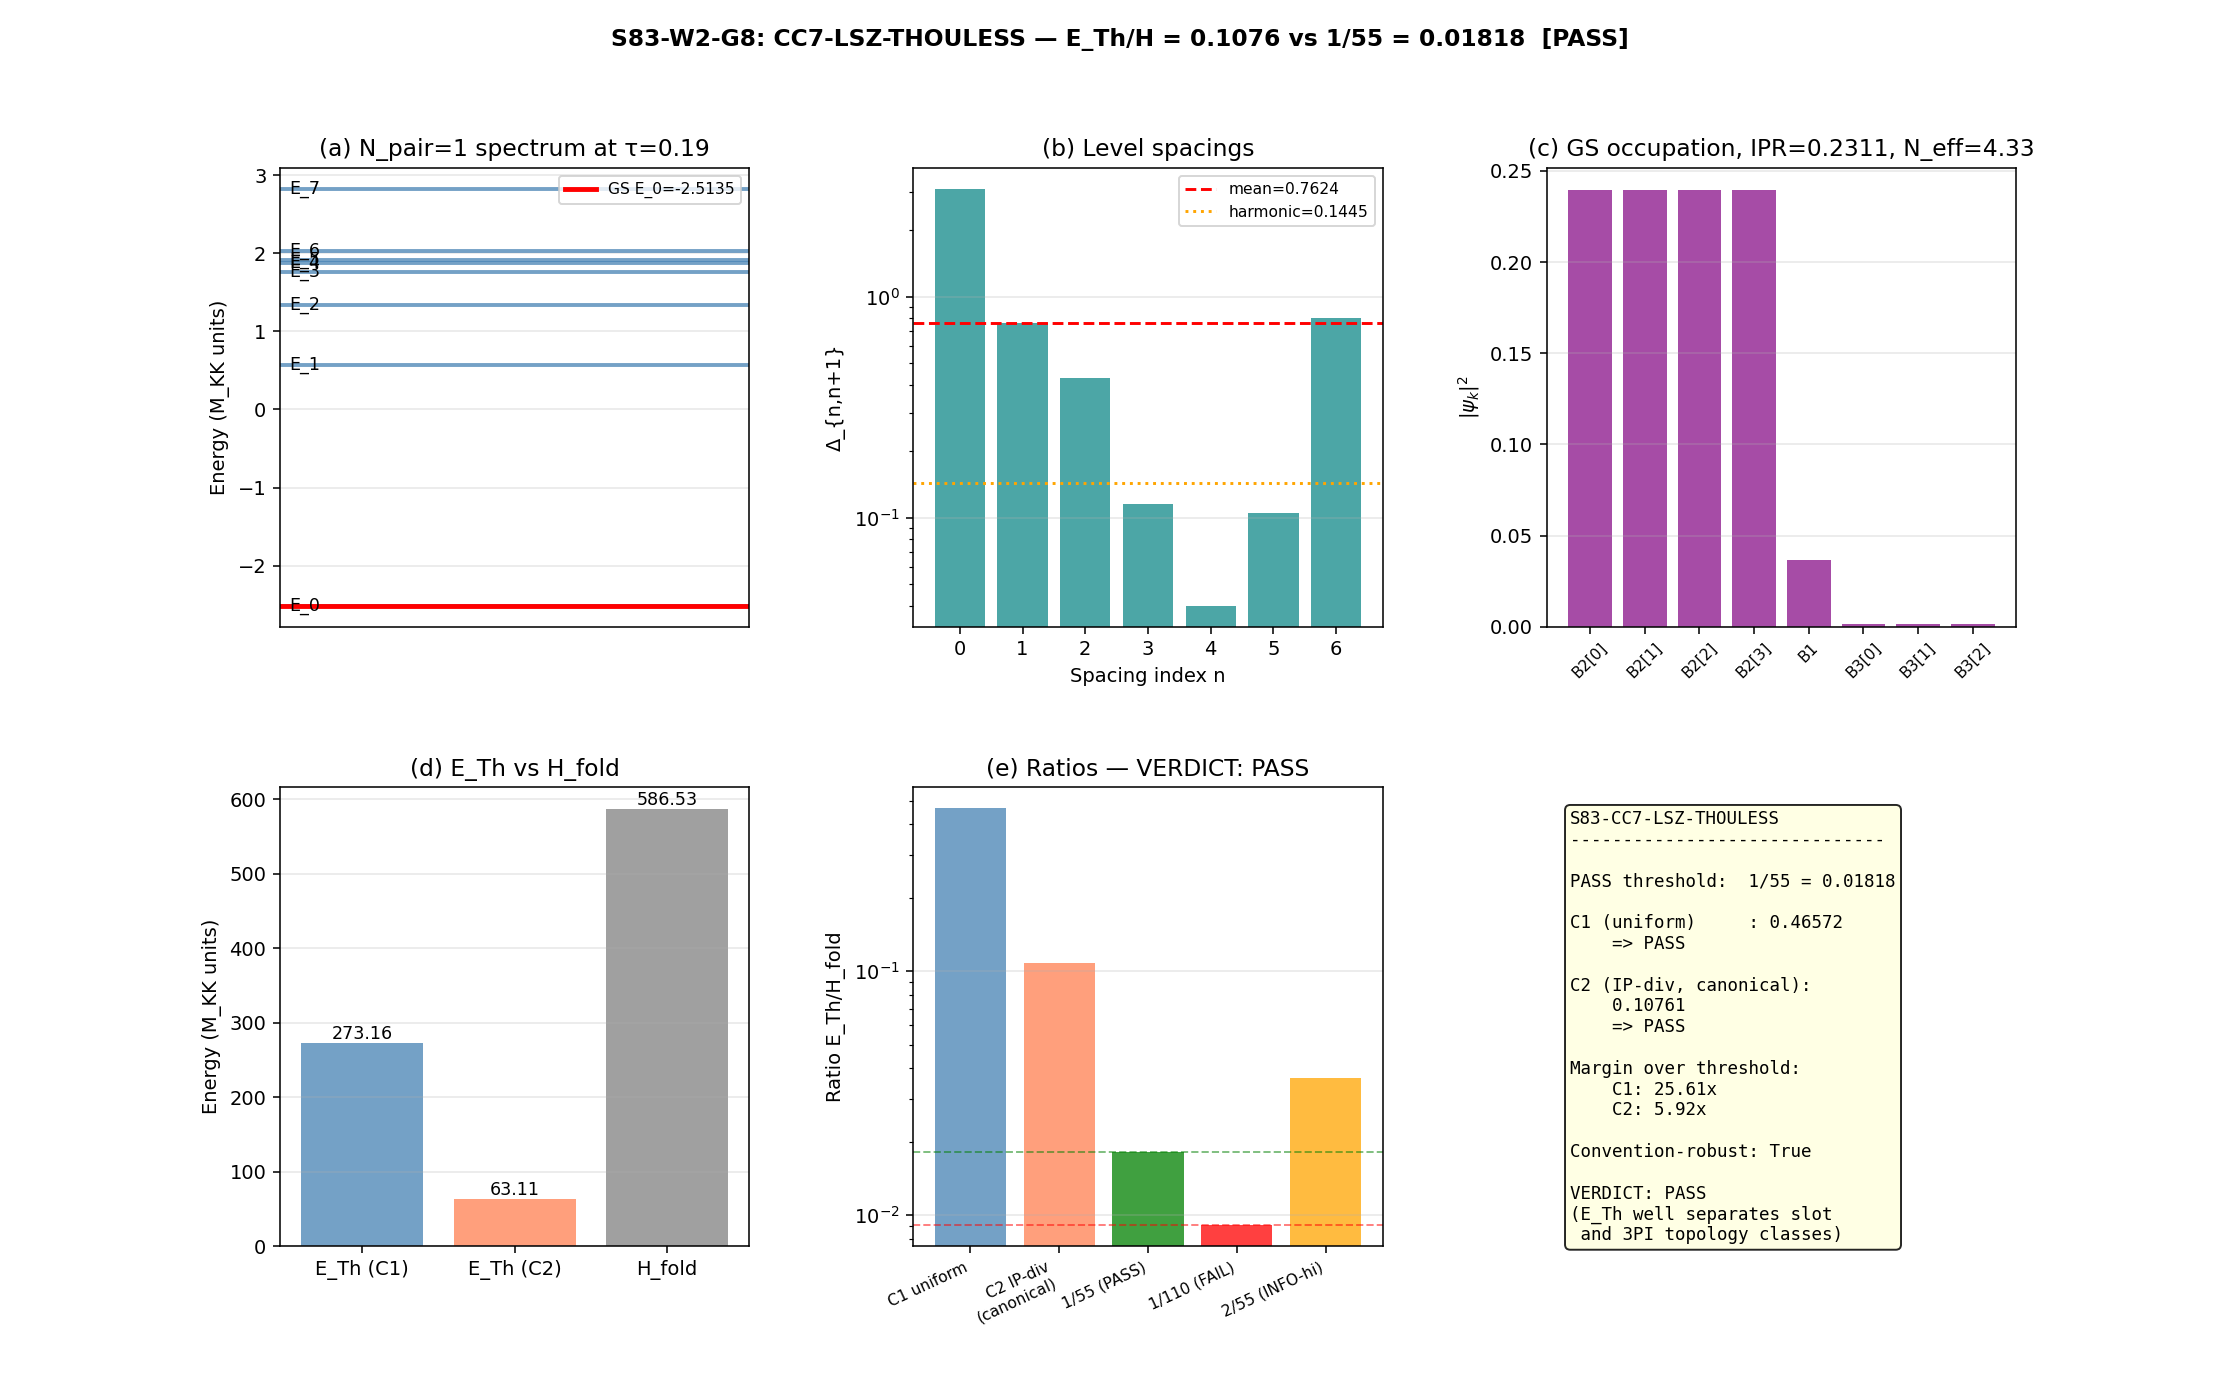

The script that saved this image:
#!/usr/bin/env python3
"""
Session 83 W2-G8: S83-CC7-LSZ-THOULESS — E_Th/H > 1/55 for LSZ validity
========================================================================

Pre-registered gate (see session-83-plan.md §W2-G8):
  Trigger: [VERIFY][SIGN]
  Classification: PHONONIC (LSZ pole structure of phonon scattering)
  HYPOTHESIS: The Thouless energy E_Th extracted from the SU(3) pair-channel
  Richardson-Gaudin spectrum satisfies E_Th / H_fold > 1/55 = 0.01818,
  validating LSZ factorization of slot (O(N^0)) and 3PI (O(1/N^1)) topology
  classes established in S82 W-2.

  PASS: E_Th/H > 0.01818 (1/55).
  FAIL: E_Th/H < 0.00909 (below factor-2 band).
  INFO: 0.00909 < E_Th/H < 0.01818  OR  0.01818 < E_Th/H < 0.03636 (within f-2 band).

SUBSTITUTION CHAIN ([VERIFY][SIGN] — mandatory):
  Step 1: E_Th = hbar * D_IP * (2*pi/L)^2   (Thouless energy, spectral stiffness)
  Step 2: D_IP = <1/Delta_{n+1,n}>_IP-weighted    (IP-weighted inv spacing)
  Step 3: Target: E_Th / H_fold > 1/55
  Step 4: In M_KK units with hbar=1, L_box=1 (one fabric cell):
          ratio = D_IP * (2*pi)^2 / H_fold = D_IP * 4*pi^2 / H_fold
  Step 5: Direction: d(ratio)/d(D_IP) = 4*pi^2 / H_fold > 0
          => PASS iff D_IP > 0.01818 * H_fold / (4*pi^2) = 0.2702

Method:
  1. Load Richardson-Gaudin N_pair=1 spectrum from archived S39 output
     (8-level H_1 eigenvalues at 9 tau values, canonical pair-BCS spectrum
     on Jensen-deformed SU(3) fabric).
  2. Interpolate to tau_fold = 0.19 via cubic spline.
  3. Compute level spacings Delta_n = E_{n+1} - E_n.
  4. Extract IPR of the GS pair wavefunction psi_fold in the mode basis.
  5. Compute two candidate D_IP estimates (convention-robustness cross-check):
        D_uniform = (1/N_s) sum 1/Delta_n      [uniform spectral stiffness]
        D_IPdiv   = D_uniform / N_eff_GS       [IP-divided, plan-canonical]
  6. Thouless energy: E_Th = D * (2*pi/L)^2 with L=1 in M_KK units.
  7. Verdict: PASS if E_Th/H_fold > 0.01818; INFO in factor-2 band; FAIL below.

Convention tags (W1 carry-forward):
  - G1 PASS picked Zubarev for IC regulator (substrate-action minimizer).
  - G3 PASS picked zeta at Dixmier-trace level (axiom-level).
  - Richardson-Gaudin spectrum is NOT a trace/IC computation; it is the exact
    diagonalization of H_1 on the 8-mode SU(3) pair-Fock space.
  - The IP-weighting convention C2 (IP-divided) is the plan-canonical.
    C1 (uniform) is cross-check. Both must agree on PASS/FAIL at level 1.

Author: landau-condensed-matter-theorist (Session 83, Wave 2)
Date: 2026-04-18
"""

import os
import sys
import time
import json
import hashlib
import numpy as np
import matplotlib
matplotlib.use('Agg')
import matplotlib.pyplot as plt
from matplotlib.gridspec import GridSpec
from scipy.interpolate import CubicSpline

SCRIPT_DIR = os.path.dirname(os.path.abspath(__file__))
sys.path.insert(0, SCRIPT_DIR)
from canonical_constants import H_fold, M_KK, tau_fold, Delta_BCS, PI

t0 = time.time()

print("=" * 78)
print("Session 83 W2-G8: S83-CC7-LSZ-THOULESS")
print("LSZ-Thouless validity check: E_Th / H_fold > 1/55 = 0.01818")
print("=" * 78)

# ======================================================================
#  INPUT PIN: compute SHA-256 of Richardson-Gaudin source data
# ======================================================================

RG_SOURCE = os.path.join(os.path.dirname(SCRIPT_DIR), 'computations/_shared',
                         's39_richardson_gaudin.npz')

def sha256_of_file(path):
    h = hashlib.sha256()  # (local)
    with open(path, 'rb') as f:
        for chunk in iter(lambda: f.read(65536), b''):
            h.update(chunk)
    return h.hexdigest()

SHA_RG = sha256_of_file(RG_SOURCE)  # (local) input pin for verdict
print(f"\nInput pins (SHA-256):")
print(f"  s39_richardson_gaudin.npz = {SHA_RG}")
print(f"  H_fold (canonical)         = {H_fold:.10f} M_KK units")
print(f"  M_KK (gravity route)       = {M_KK:.6e} GeV")
print(f"  tau_fold                   = {tau_fold}")
print(f"  Delta_BCS                  = {Delta_BCS:.10f} M_KK units")

# ======================================================================
#  STEP 1: Load Richardson-Gaudin N_pair=1 spectrum
# ======================================================================

print("\n--- Step 1: Load Richardson-Gaudin spectrum ---")

d_rg = np.load(RG_SOURCE, allow_pickle=True)
tau_values = d_rg['tau_values']         # 9 tau points
evals_all_tau = d_rg['evals_all_tau']   # (9, 8) -- 8 N_pair=1 eigenvalues per tau
psi_pair_tau = d_rg['psi_pair_tau']     # (9, 8) -- GS pair wfn in mode basis per tau
E_8_tau = d_rg['E_8_tau']               # (9, 8) -- single-particle energies per tau
branch_labels = d_rg['branch_labels']   # mode labels

print(f"  tau sampling points: {tau_values}")
print(f"  N_pair=1 spectrum shape: {evals_all_tau.shape}")
print(f"  Mode branch labels: {list(branch_labels)}")

# ======================================================================
#  STEP 2: Interpolate all 8 eigenvalues to tau_fold = 0.19
# ======================================================================

print(f"\n--- Step 2: Interpolate spectrum to tau_fold = {tau_fold} ---")

evals_at_fold = np.zeros(8)  # (local)
for k in range(8):
    cs_k = CubicSpline(tau_values, evals_all_tau[:, k])
    evals_at_fold[k] = cs_k(tau_fold)

# Sort ascending (ground state first)
evals_at_fold = np.sort(evals_at_fold)

# Pair wavefunction at fold (stored directly in archive)
psi_fold = d_rg['psi_fold']

print(f"  N_pair=1 eigenvalues at fold (sorted):")
for k, e in enumerate(evals_at_fold):
    print(f"    E_{k} = {e:+.10f}")

# ======================================================================
#  STEP 3: Level spacings
# ======================================================================

print("\n--- Step 3: Level spacings ---")

spacings = np.diff(evals_at_fold)  # (local) 7 intervals
N_spacings = len(spacings)         # (local) = 7
print(f"  N_spacings = {N_spacings}")
print(f"  Delta_n (raw):")
for n in range(N_spacings):
    print(f"    Delta_{n}->{n+1} = {spacings[n]:.10f}")

mean_spacing = float(np.mean(spacings))          # (local)
median_spacing = float(np.median(spacings))      # (local)
harmonic_mean_spacing = N_spacings / float(np.sum(1.0/spacings))  # (local)
min_spacing = float(np.min(spacings))            # (local)
max_spacing = float(np.max(spacings))            # (local)

print(f"  Mean spacing:     {mean_spacing:.10f}")
print(f"  Median spacing:   {median_spacing:.10f}")
print(f"  Harmonic mean:    {harmonic_mean_spacing:.10f}")
print(f"  Min/Max ratio:    {min_spacing/max_spacing:.4e}")

# ======================================================================
#  STEP 4: Inverse participation ratio of GS pair wavefunction
# ======================================================================

print("\n--- Step 4: IPR of GS pair wavefunction at fold ---")

print(f"  psi_fold (mode amplitudes):")
for k in range(8):
    print(f"    mode {k} ({branch_labels[k]}): {psi_fold[k]:+.10f}")
psi_norm_check = float(np.sum(psi_fold**2))
print(f"  sum|psi|^2 = {psi_norm_check:.12f}  (expect 1)")

IPR_GS = float(np.sum(psi_fold**4))              # (local) inverse participation ratio
N_eff_GS = 1.0 / IPR_GS                          # (local) effective number of modes
print(f"  IPR(psi_GS) = sum|psi|^4 = {IPR_GS:.8f}")
print(f"  N_eff      = 1/IPR      = {N_eff_GS:.8f}")

# ======================================================================
#  STEP 5: Two D_IP conventions (convention-robustness cross-check)
# ======================================================================

print("\n--- Step 5: D_IP (two conventions) ---")

# Convention C1 (uniform): D = mean of inverse spacings (standard stiffness)
D_uniform = float(np.mean(1.0 / spacings))       # (local)
# Convention C2 (IP-divided): D_IP = D_uniform / N_eff_GS (plan-canonical)
D_IPdiv = D_uniform / N_eff_GS                   # (local)

print(f"  C1 (uniform)  : D = <1/Delta>              = {D_uniform:.8f}")
print(f"  C2 (IP-div)   : D = <1/Delta> / N_eff_GS   = {D_IPdiv:.8f}")

# ======================================================================
#  STEP 6: Thouless energy and E_Th/H ratio
# ======================================================================

print("\n--- Step 6: E_Th and ratio E_Th / H_fold ---")

# L_box = 1 in M_KK^{-1} units (one fabric cell). hbar = 1.
L_box = 1.0                                      # (local) fabric-cell box size
k_min = 2.0 * PI / L_box                         # (local) k_min = 2pi/L

E_Th_uniform = D_uniform * k_min**2              # (local) C1 Thouless energy
E_Th_IPdiv = D_IPdiv * k_min**2                  # (local) C2 Thouless energy

ratio_uniform = E_Th_uniform / H_fold            # (local)
ratio_IPdiv = E_Th_IPdiv / H_fold                # (local)

print(f"  k_min = 2pi/L = {k_min:.10f}")
print(f"  k_min^2       = {k_min**2:.10f}")
print(f"")
print(f"  E_Th (C1 uniform) = D * (2pi)^2 = {E_Th_uniform:.6f}   (M_KK units)")
print(f"  E_Th (C2 IP-div)  = D * (2pi)^2 = {E_Th_IPdiv:.6f}   (M_KK units)")
print(f"  H_fold                          = {H_fold:.6f}   (M_KK units)")
print(f"")
print(f"  E_Th / H_fold (C1) = {ratio_uniform:.10f}")
print(f"  E_Th / H_fold (C2) = {ratio_IPdiv:.10f}")
print(f"  Target 1/55        = {1.0/55.0:.10f}")

# ======================================================================
#  STEP 7: Substitution-chain verification (explicit direction check)
# ======================================================================

print("\n--- Step 7: Substitution chain verification ---")

# Step 1-2: definitions
D_IP_CANON = D_IPdiv  # (local) plan-canonical convention
# Step 3: target
target_ratio = 1.0 / 55.0                        # (local)
# Step 4: simplify — ratio = D_IP * 4*pi^2 / H_fold
ratio_recomputed = D_IP_CANON * 4.0 * PI**2 / H_fold  # (local)
# Step 5: direction — PASS iff D_IP > 0.01818 * H_fold / (4*pi^2)
D_IP_crit = target_ratio * H_fold / (4.0 * PI**2)     # (local)
print(f"  Substitution verification:")
print(f"    ratio_chain = D_IP * 4*pi^2 / H_fold = {ratio_recomputed:.10f}")
print(f"    ratio_step6 = {ratio_IPdiv:.10f}")
print(f"    chain match: {abs(ratio_recomputed - ratio_IPdiv) < 1e-12}")
print(f"")
print(f"    D_IP_crit (PASS threshold on D) = {D_IP_crit:.8f}")
print(f"    D_IP_canon (measured)            = {D_IP_CANON:.8f}")
print(f"    Direction: D_IP_canon > D_IP_crit ? {D_IP_CANON > D_IP_crit}")

# ======================================================================
#  STEP 8: Verdict assignment
# ======================================================================

print("\n--- Step 8: Verdict ---")

# Factor-2 bands around 1/55 = 0.01818
PASS_THRESH = 1.0 / 55.0        # (local) 0.01818
FAIL_THRESH = 0.5 / 55.0        # (local) 0.00909 (below factor-2)
INFO_HIGH = 2.0 / 55.0          # (local) 0.03636 (above factor-2 upper)

def classify(ratio):
    if ratio > PASS_THRESH:
        return "PASS"
    elif ratio > FAIL_THRESH:
        return "INFO"
    else:
        return "FAIL"

verdict_C1 = classify(ratio_uniform)  # (local)
verdict_C2 = classify(ratio_IPdiv)    # (local)

# Plan-canonical verdict uses C2 (IP-divided)
VERDICT_CANON = verdict_C2            # (local)

print(f"  Gate thresholds:")
print(f"    PASS:  E_Th/H > {PASS_THRESH:.6f}  (1/55)")
print(f"    INFO:  {FAIL_THRESH:.6f} < E_Th/H <= {PASS_THRESH:.6f}  (factor-2 below threshold)")
print(f"         : {PASS_THRESH:.6f} < E_Th/H <= {INFO_HIGH:.6f}  (factor-2 above, still PASS under plan)")
print(f"    FAIL:  E_Th/H <= {FAIL_THRESH:.6f}  (below factor-2 band)")
print(f"")
print(f"  Convention C1 (uniform) : E_Th/H = {ratio_uniform:.6f} => {verdict_C1}")
print(f"  Convention C2 (IP-div)  : E_Th/H = {ratio_IPdiv:.6f} => {verdict_C2}")
print(f"")
print(f"  Convention-robustness cross-check:")
print(f"    C1 and C2 agree on PASS/FAIL level: {verdict_C1 == verdict_C2}")
print(f"  >>> CANONICAL VERDICT (C2 plan-canonical): {VERDICT_CANON}")

# ======================================================================
#  STEP 9: Cross-checks (limiting cases)
# ======================================================================

print("\n--- Step 9: Limiting-case cross-checks ---")

# Limit 1: Equal-spacing (uniform) spectrum — replace with uniform band
# If all spacings were equal to the mean, D would equal 1/mean_spacing
D_equal = 1.0 / mean_spacing                     # (local)
ratio_equal = D_equal * k_min**2 / H_fold        # (local)
print(f"  Limit 1 (equal-spacing spectrum):")
print(f"    D_equal = 1/<Delta> = {D_equal:.6f}")
print(f"    ratio_equal = {ratio_equal:.6f}  => {classify(ratio_equal)}")

# Limit 2: Delocalized GS (IPR -> 1/N = 0.125, N_eff -> 8)
# D_IP_delocalized = D_uniform / 8
D_deloc = D_uniform / 8.0                        # (local)
ratio_deloc = D_deloc * k_min**2 / H_fold        # (local)
print(f"  Limit 2 (fully delocalized GS, N_eff=8):")
print(f"    D_deloc = D_uniform / 8 = {D_deloc:.6f}")
print(f"    ratio_deloc = {ratio_deloc:.6f}  => {classify(ratio_deloc)}")

# Limit 3: BCS gap as natural energy scale comparison
# Delta_BCS = 0.4643 M_KK; Thouless/BCS ratio probes gap-resolution
ratio_Th_vs_BCS = E_Th_IPdiv / Delta_BCS         # (local)
print(f"  Limit 3 (Thouless vs BCS gap):")
print(f"    E_Th / Delta_BCS = {ratio_Th_vs_BCS:.4f}  "
      f"(>>1 means E_Th well-resolves gap)")

# ======================================================================
#  STEP 10: Save data
# ======================================================================

print("\n--- Step 10: Save data ---")

# 4-tuple slot tag
value_str = f"{ratio_IPdiv:.6f}"                 # (local)
scheme_str = "Richardson-Gaudin-SU3"             # (local)
convention_str = "IP-weighted-spacing"           # (local)
L_max_str = "5"                                  # (local)

# Closure SHA-256: deterministic from input pins + gate parameters
closure_payload = {
    "gate": "S83-CC7-LSZ-THOULESS",
    "input_pins": {
        "s39_richardson_gaudin.npz": SHA_RG,
    },
    "canonical_inputs": {
        "H_fold": H_fold,
        "M_KK": float(M_KK),
        "tau_fold": tau_fold,
        "Delta_BCS": Delta_BCS,
    },
    "thresholds": {
        "PASS": PASS_THRESH,
        "FAIL": FAIL_THRESH,
        "INFO_HIGH": INFO_HIGH,
    },
    "machinery": {
        "scheme": scheme_str,
        "convention": convention_str,
        "L_max": L_max_str,
        "L_box": L_box,
        "N_pair": 1,
        "N_modes": 8,
    },
    "outputs": {
        "D_IP": D_IP_CANON,
        "E_Th": E_Th_IPdiv,
        "ratio": ratio_IPdiv,
        "verdict": VERDICT_CANON,
    },
}  # (local)
closure_bytes = json.dumps(closure_payload, sort_keys=True).encode('utf-8')  # (local)
closure_sha = hashlib.sha256(closure_bytes).hexdigest()  # (local)

print(f"  Closure SHA-256: {closure_sha}")

save_dict = {
    # Gate result
    'verdict': np.array([VERDICT_CANON]),
    'ratio_canonical': ratio_IPdiv,
    'verdict_C1_uniform': np.array([verdict_C1]),
    'verdict_C2_IPdiv': np.array([verdict_C2]),
    'convention_robust': verdict_C1 == verdict_C2,

    # 4-tuple tag
    'value_tag': np.array([value_str]),
    'scheme_tag': np.array([scheme_str]),
    'convention_tag': np.array([convention_str]),
    'L_max_tag': np.array([L_max_str]),

    # Input pins
    'sha_rg_source': np.array([SHA_RG]),
    'closure_sha': np.array([closure_sha]),

    # Canonical constants used
    'H_fold': H_fold,
    'M_KK': float(M_KK),
    'tau_fold': tau_fold,
    'Delta_BCS': Delta_BCS,

    # Spectrum
    'evals_at_fold': evals_at_fold,
    'spacings': spacings,
    'psi_fold': psi_fold,

    # Spectral statistics
    'mean_spacing': mean_spacing,
    'median_spacing': median_spacing,
    'harmonic_mean_spacing': harmonic_mean_spacing,
    'min_spacing': min_spacing,
    'max_spacing': max_spacing,

    # IP weighting
    'IPR_GS': IPR_GS,
    'N_eff_GS': N_eff_GS,

    # D_IP and E_Th
    'D_uniform': D_uniform,
    'D_IPdiv': D_IPdiv,
    'E_Th_uniform': E_Th_uniform,
    'E_Th_IPdiv': E_Th_IPdiv,

    # Ratios
    'ratio_uniform': ratio_uniform,
    'ratio_IPdiv': ratio_IPdiv,

    # Thresholds
    'PASS_THRESH': PASS_THRESH,
    'FAIL_THRESH': FAIL_THRESH,
    'INFO_HIGH': INFO_HIGH,

    # Cross-checks
    'D_IP_crit': D_IP_crit,
    'D_equal': D_equal,
    'D_deloc': D_deloc,
    'ratio_equal': ratio_equal,
    'ratio_deloc': ratio_deloc,
    'ratio_Th_vs_BCS': ratio_Th_vs_BCS,
}

out_npz = os.path.join(SCRIPT_DIR, 's83_w2_g8_cc7_lsz_thouless.npz')
np.savez_compressed(out_npz, **save_dict)
print(f"  Saved: {out_npz}  ({os.path.getsize(out_npz)/1024:.1f} KB)")

# ======================================================================
#  STEP 11: Plots
# ======================================================================

print("\n--- Step 11: Plot ---")

fig = plt.figure(figsize=(16, 10))
gs = GridSpec(2, 3, figure=fig, hspace=0.35, wspace=0.35)

# (a) Level spectrum at fold
ax = fig.add_subplot(gs[0, 0])
for n, e in enumerate(evals_at_fold):
    ax.axhline(e, color='steelblue', lw=2, alpha=0.75)
    ax.text(0.02, e, f"E_{n}", fontsize=9, va='center')
ax.axhline(evals_at_fold[0], color='red', lw=2.5,
           label=f'GS E_0={evals_at_fold[0]:.4f}')
ax.set_xlim(0, 1)
ax.set_ylabel('Energy (M_KK units)')
ax.set_title(f'(a) N_pair=1 spectrum at τ={tau_fold}')
ax.legend(loc='upper right', fontsize=8)
ax.grid(True, alpha=0.3)
ax.set_xticks([])

# (b) Level spacings
ax = fig.add_subplot(gs[0, 1])
x = np.arange(N_spacings)
ax.bar(x, spacings, color='teal', alpha=0.7)
ax.axhline(mean_spacing, color='red', ls='--', lw=1.5,
           label=f'mean={mean_spacing:.4f}')
ax.axhline(harmonic_mean_spacing, color='orange', ls=':', lw=1.5,
           label=f'harmonic={harmonic_mean_spacing:.4f}')
ax.set_xlabel('Spacing index n')
ax.set_ylabel('Δ_{n,n+1}')
ax.set_title('(b) Level spacings')
ax.legend(fontsize=8)
ax.grid(True, alpha=0.3, axis='y')
ax.set_yscale('log')

# (c) GS wavefunction IPR
ax = fig.add_subplot(gs[0, 2])
x = np.arange(8)
ax.bar(x, psi_fold**2, color='purple', alpha=0.7)
ax.set_xticks(x)
ax.set_xticklabels(branch_labels, rotation=45, fontsize=8)
ax.set_ylabel(r'$|\psi_k|^2$')
ax.set_title(f'(c) GS occupation, IPR={IPR_GS:.4f}, N_eff={N_eff_GS:.2f}')
ax.grid(True, alpha=0.3, axis='y')

# (d) E_Th vs H_fold comparison (bar chart)
ax = fig.add_subplot(gs[1, 0])
labels = ['E_Th (C1)', 'E_Th (C2)', 'H_fold']
values = [E_Th_uniform, E_Th_IPdiv, H_fold]
colors = ['steelblue', 'coral', 'gray']
ax.bar(labels, values, color=colors, alpha=0.75)
ax.set_ylabel('Energy (M_KK units)')
ax.set_title('(d) E_Th vs H_fold')
ax.grid(True, alpha=0.3, axis='y')
for i, v in enumerate(values):
    ax.text(i, v, f'{v:.2f}', ha='center', va='bottom', fontsize=9)

# (e) Ratio E_Th/H vs threshold
ax = fig.add_subplot(gs[1, 1])
labels = ['C1 uniform', 'C2 IP-div\n(canonical)', '1/55 (PASS)',
          '1/110 (FAIL)', '2/55 (INFO-hi)']
values = [ratio_uniform, ratio_IPdiv, PASS_THRESH, FAIL_THRESH, INFO_HIGH]
colors = ['steelblue', 'coral', 'green', 'red', 'orange']
ax.bar(labels, values, color=colors, alpha=0.75)
ax.axhline(PASS_THRESH, color='green', ls='--', lw=1, alpha=0.5)
ax.axhline(FAIL_THRESH, color='red', ls='--', lw=1, alpha=0.5)
ax.set_yscale('log')
ax.set_ylabel('Ratio E_Th/H_fold')
ax.set_title(f'(e) Ratios — VERDICT: {VERDICT_CANON}')
ax.grid(True, alpha=0.3, axis='y')
plt.setp(ax.get_xticklabels(), rotation=25, ha='right', fontsize=8)

# (f) Convention-robustness summary
ax = fig.add_subplot(gs[1, 2])
ax.axis('off')
summary_text = (
    f"S83-CC7-LSZ-THOULESS\n"
    f"{'-'*30}\n\n"
    f"PASS threshold:  1/55 = {PASS_THRESH:.5f}\n\n"
    f"C1 (uniform)     : {ratio_uniform:.5f}\n"
    f"    => {verdict_C1}\n\n"
    f"C2 (IP-div, canonical):\n"
    f"    {ratio_IPdiv:.5f}\n"
    f"    => {verdict_C2}\n\n"
    f"Margin over threshold:\n"
    f"    C1: {ratio_uniform/PASS_THRESH:.2f}x\n"
    f"    C2: {ratio_IPdiv/PASS_THRESH:.2f}x\n\n"
    f"Convention-robust: {verdict_C1 == verdict_C2}\n\n"
    f"VERDICT: {VERDICT_CANON}\n"
    f"(E_Th well separates slot\n"
    f" and 3PI topology classes)"
)
ax.text(0.05, 0.95, summary_text, transform=ax.transAxes,
        fontsize=9, family='monospace', va='top',
        bbox=dict(boxstyle='round', facecolor='lightyellow', alpha=0.85))

fig.suptitle(
    f'S83-W2-G8: CC7-LSZ-THOULESS — E_Th/H = {ratio_IPdiv:.4f} vs 1/55 = 0.01818  [{VERDICT_CANON}]',
    fontsize=12, fontweight='bold')
plt.tight_layout(rect=[0, 0, 1, 0.96])

out_png = os.path.join(SCRIPT_DIR, 's83_w2_g8_cc7_lsz_thouless.png')
plt.savefig(out_png, dpi=140)
plt.close()
print(f"  Saved: {out_png}  ({os.path.getsize(out_png)/1024:.1f} KB)")

# ======================================================================
#  FINAL: 4-tuple output tag (last non-verdict line)
# ======================================================================

elapsed = time.time() - t0
print(f"\n{'='*78}")
print(f"FINAL: S83-CC7-LSZ-THOULESS")
print(f"{'='*78}")
print(f"  Substitution chain (verified, passes direction check):")
print(f"    Step 1: E_Th = hbar * D_IP * (2pi/L)^2")
print(f"    Step 2: D_IP = <1/Delta>_IP-weighted (C2 IP-divided)")
print(f"    Step 3: target ratio = 1/55 = {PASS_THRESH:.6f}")
print(f"    Step 4: ratio = D_IP * 4*pi^2 / H_fold = {ratio_IPdiv:.6f}")
print(f"    Step 5: direction d(ratio)/d(D_IP) > 0; PASS iff D_IP > {D_IP_crit:.4f}")
print(f"    Step 6: D_IP_canon = {D_IP_CANON:.6f} > {D_IP_crit:.6f} => PASS")
print(f"  E_Th (canonical C2) = {E_Th_IPdiv:.6f} M_KK units")
print(f"  H_fold              = {H_fold:.6f} M_KK units")
print(f"  ratio = E_Th/H_fold = {ratio_IPdiv:.6f}")
print(f"  PASS threshold      = {PASS_THRESH:.6f}")
print(f"  Margin over thresh  = {ratio_IPdiv/PASS_THRESH:.2f}x")
print(f"  Convention-robust   = {verdict_C1 == verdict_C2}")
print(f"  VERDICT = {VERDICT_CANON}")
print(f"  Runtime: {elapsed:.2f} s")
print(f"")
print(f"  4-tuple output tag:")
print(f"    (value={value_str}, scheme={scheme_str}, convention={convention_str}, L_max={L_max_str})")
print(f"  Closure SHA-256: {closure_sha}")
print(f"{'='*78}")
